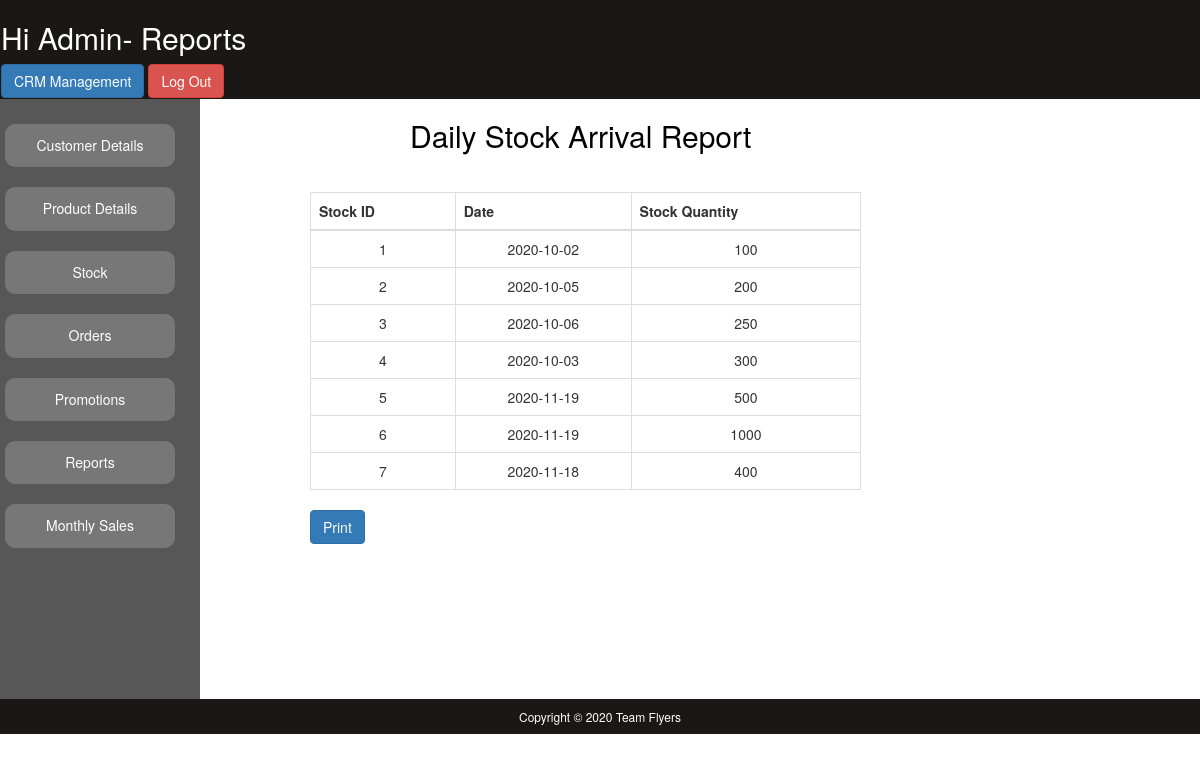
Page /Website/Admin/Admin_Reports.php (signed in) on the committed database.
### tables this page shows
CREATE TABLE IF NOT EXISTS `stock` (
  `Stock_ID` int(11) NOT NULL AUTO_INCREMENT,
  `P_ID` int(11) NOT NULL,
  `P_Type` varchar(100) NOT NULL,
  `P_Status` int(11) NOT NULL,
  `Stock_Qty` int(11) NOT NULL,
  `Stock_Arrive_Date` date NOT NULL,
  `Stock_Exp_Date` date NOT NULL,
  PRIMARY KEY (`Stock_ID`),
  KEY `P_ID` (`P_ID`),
  KEY `P_Type` (`P_Type`),
  KEY `P_Status` (`P_Status`),
  KEY `Stock_Qty` (`Stock_Qty`)
);

### Website/Admin/Admin_Reports.php (the view, shortened to what this page needs)
<!doctype html>
<html>
<head>
<link rel="stylesheet" type="text/css" href="CSS/Style1.css">
<link rel="stylesheet" href="https://maxcdn.bootstrapcdn.com/bootstrap/3.4.1/css/bootstrap.min.css">
</head>
<body>
	<div id="header">
		<h2 style="color:#FFFFFF;">Hi Admin- Reports</h2>
		<a href="CRM_Interface.php"  class="btn btn-primary"> CRM Management</a>
		<a href="Admin_Login.php"  class="btn btn-danger"> Log Out</a>
	</div>
<div id="navigation"><br>
    	<a href="Admin_CustomerDetails.php" class="btn badge"><h5>Customer Details</h5></a><br><br>
        <a href="Admin_Product.php" class="btn badge"><h5>Product Details</h5></a><br><br>
        <a href="Admin_Stock.php" class="btn badge"><h5>Stock</h5></a><br><br>
        <a href="Admin_Orders" class="btn badge"><h5>Orders</h5></a><br><br>
        <a href="Admin_Promotions.php" class="btn badge"><h5>Promotions</h5></a><br><br>
        <a href="Admin_reports.php" class="btn badge"><h5>Reports</h5></a><br><br>
		<a href="report.php" class="btn badge"><h5>Monthly Sales</h5></a><br><br>
    </div>
	<div id="Section">
	<h2 style="color: black; margin-left: 210px;">Daily Stock Arrival Report</h2>
	<table width="100%" class="table table-bordered" style="margin-left: 110px; margin-top: 40px;" >
              <thead>
                <tr>
				<th>Stock ID</th>
				<th>Date</th>
				<th>Stock Quantity</th>
                </tr>
              </thead>
              <tbody>
		<?php
		 $con = mysqli_connect("localhost","id15543581_root","rsmkds@123AA","id15543581_e_com_db");
				  $sql ="SELECT * FROM `stock` ";
		$result = mysqli_query($con,$sql);
		if(mysqli_num_rows($result)> 0)
	{
			while($row = mysqli_fetch_assoc($result))
			{
	?>
                <tr align="center">
				<td><?php echo $row['Stock_ID'] ?></td>
				<td><?php echo $row['Stock_Arrive_Date'] ?></td>
				<td><?php echo $row['Stock_Qty'] ?></td>
                </tr>
        <?php
			}}
			?>
      	</table>
		<button onClick="window.print();" style="margin-left: 110px;" class="btn btn-primary" id=" print-btn"> Print</button>
		</div>
	<div id="columnchart_material" style="width: 800px; height: 500px;"></div></div>
<div id="foot">
    	<h6 style="color:#FFFFFF;">Copyright &copy; 2020 Team Flyers</h6>
    </div>
</body>
</html>

### Website/Admin/CSS/Style1.css (style rules this page uses)
body { margin:0; padding:0; font-family: sans-serif; background-size:cover; }
.badge { width: 170px; }
.table { margin-left: 20px; }
#header { background-color:#1B1717; padding:1px; }
#Section { float: left; }
#navigation { background-color:#575757; height:600px; width:200px; padding:5px; float:left; }
#foot { clear:both; text-align:center; background-color:#1B1717; padding:1px; }

### rows in the picture
stock: Stock_ID "1", Stock_Arrive_Date "2020-10-02", Stock_Qty "100"
stock: Stock_ID "2", Stock_Arrive_Date "2020-10-05", Stock_Qty "200"
stock: Stock_ID "3", Stock_Arrive_Date "2020-10-06", Stock_Qty "250"
stock: Stock_ID "4", Stock_Arrive_Date "2020-10-03", Stock_Qty "300"
stock: Stock_ID "5", Stock_Arrive_Date "2020-11-19", Stock_Qty "500"
stock: Stock_ID "6", Stock_Arrive_Date "2020-11-19", Stock_Qty "1000"
stock: Stock_ID "7", Stock_Arrive_Date "2020-11-18", Stock_Qty "400"
